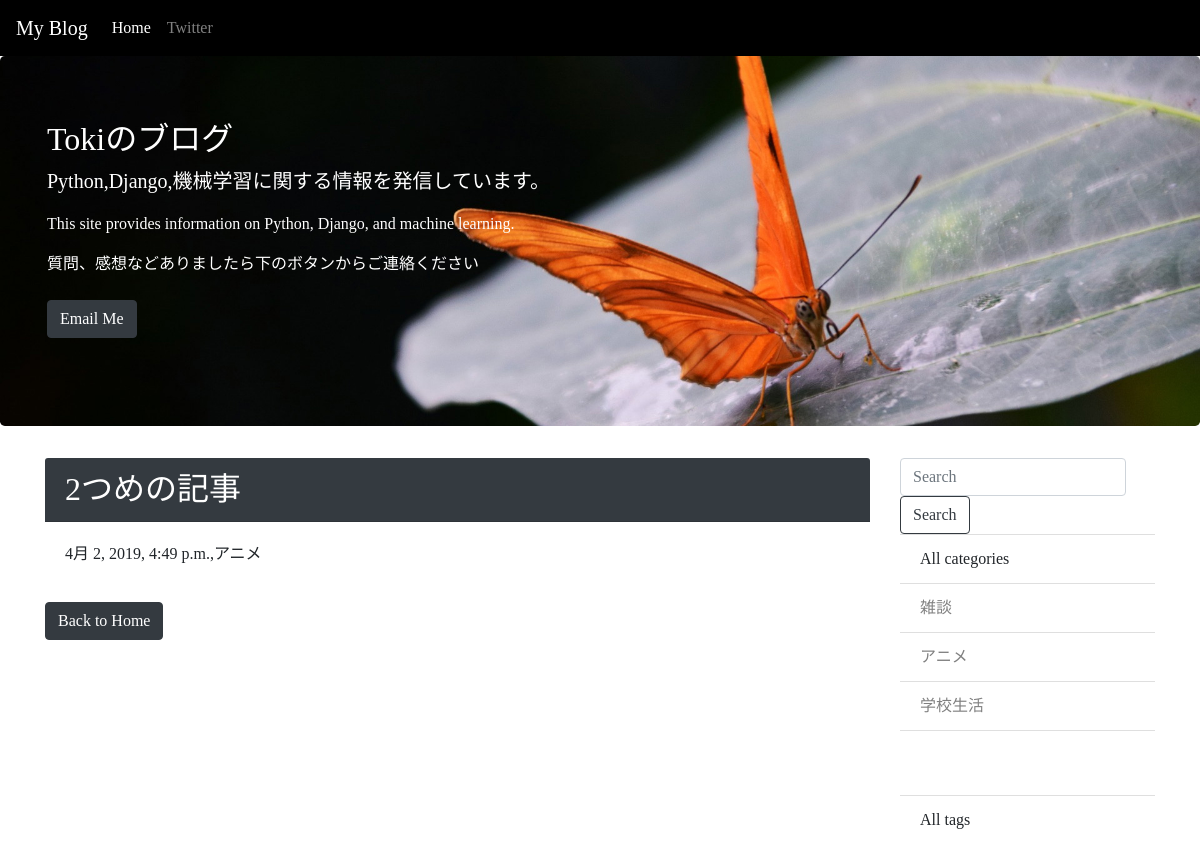
The app's page /detail/2/, older data.
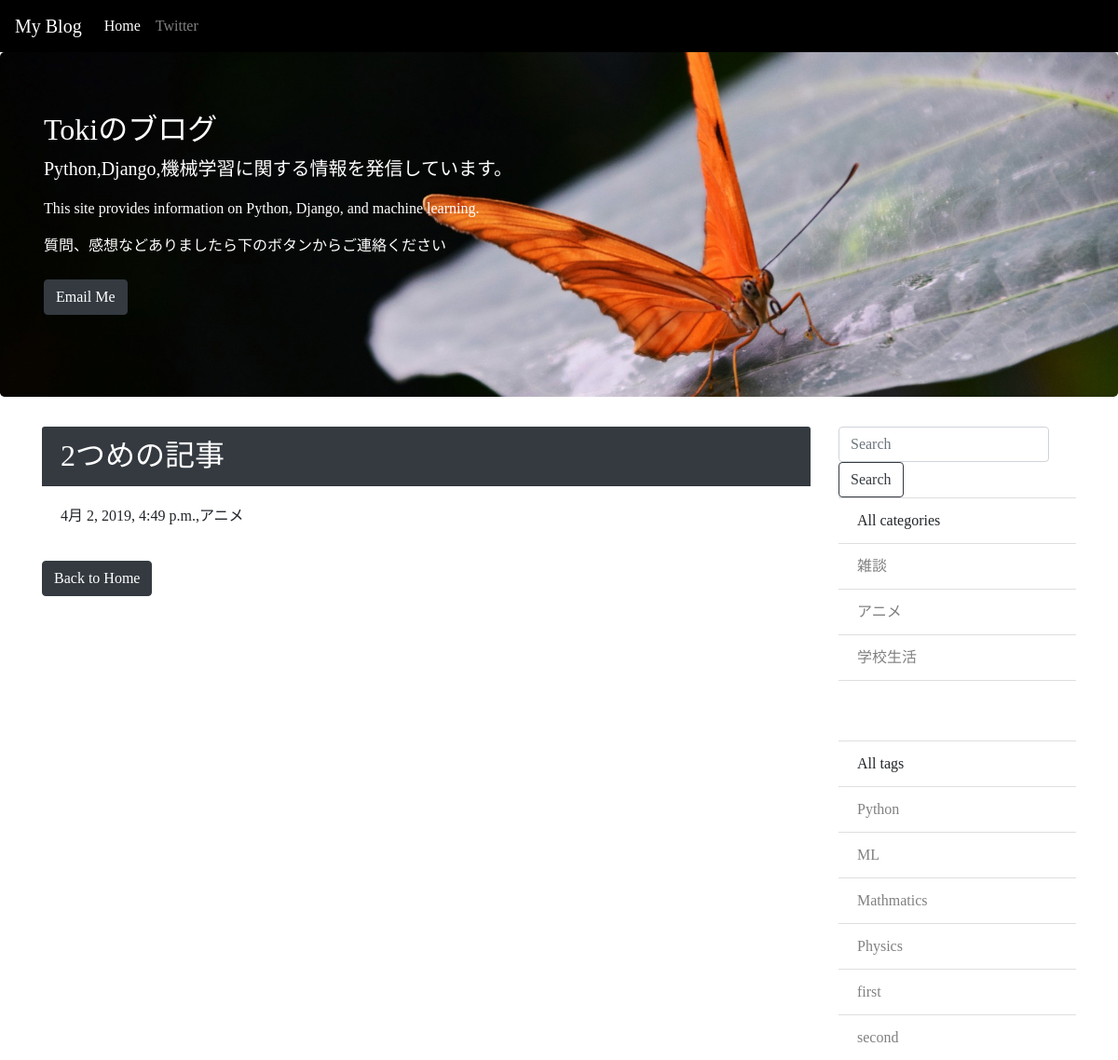
The same page, newer data.
### blog/models.py (models this page shows)
class Category(models.Model):
    name = models.CharField("category name",max_length=255)
    created_at = models.DateTimeField('datetime',default=timezone.now)
    def __str__(self):
        return self.name

class Tag(models.Model): # add
    name = models.CharField("tag",max_length=50)
    created_at = models.DateTimeField("作成日",auto_now_add=True)
    def __str__(self):
        return self.name

### blog/views.py (the view)
# urls.py: path('detail/<int:pk>/',views.DetailView.as_view(),name='detail'),
class DetailView(generic.DetailView):
    model = Post

### blog/context_processors.py (called while the page is built)
def common(request):
    context = {
        'category_list':Category.objects.all(),
        'tag_list':Tag.objects.all(),
    }
    return context

### blog/models.py (called while the page is built)
    def text_to_markdown(self):
        return markdownify(self.text)

### blog/templates/blog/post_detail.html (shortened to what this page needs)
{% extends 'blog/base.html' %}
{% load static %}
{% block content %}
<div class="card　mb-3">
    <h2 class="card-header bg-dark text-white">{{ post.title }}</h2>
<div class="card-body">
  <p>{{ post.created_at }},{{ post.category }}</p>
</div>
<a  class="btn btn-dark mb-5" href="{% url 'blog:index' %}">Back to Home</a>
</div>
{% endblock %}

### blog/templates/blog/base.html (shortened to what this page needs)
  {% load static %}
<html>
<head>
  <link rel="stylesheet" href="{% static 'blog/blog.css' %}">
  <link rel="stylesheet" href="https://maxcdn.bootstrapcdn.com/bootstrap/4.0.0-beta.2/css/bootstrap.min.css">
</head>
<body>
  <nav class="navbar navbar-expand-lg navbar-dark">
      <a class="navbar-brand" href="{% url 'blog:index' %}">My Blog</a>
      <div class="collapse navbar-collapse" id="navbarSupportedContent">
        <ul class="navbar-nav mr-auto">
          <li class="nav-item active ">
            <a class="nav-link text-center" href="{% url 'blog:index' %}">Home</a>
          </li>
          <li class="nav-item">
            <a class="nav-link text-center" href="https://twitter.com/tynk03179592?lang=ja">Twitter</a>
          </li>
        </ul>
      </div>
    </nav>
  <div class="jumbotron img-fluid center-block pc">
    <div class="col-auto text-white">
      <h2 class="display-5 title">Tokiのブログ</h2>
      <p class="lead">Python,Django,機械学習に関する情報を発信しています。</p>
      <p>This site provides information on Python, Django, and machine learning.</p>
        <p class="lead">
          <p>質問、感想などありましたら下のボタンからご連絡ください</p>
          <a href="mailto:aef6ji@gmail.com" class="btn btn-dark my-2">Email Me</a>
        </p>
      </div>
    </div>
    <div class="container">
      <div class="row">
        <div class="col-md-9">
          {% block content %}
          {% endblock %}
        </div>
        <div class="col-md-3">
          <form class="form-inline my-2 my-lg-0" method="GET" action = "{% url 'blog:index' %}">
                    <input class="form-control mr-sm-2" type="text" placeholder="Search" aria-label="Search" name ="keyword">
                    <button class="btn btn-outline-dark my-2 my-sm-0" type="submit">Search</button>
          </form>
          <ul class="list-group list-group-flush mb-3">
            <li class="all-posts-title list-group-item">All categories</li>
            {% for category in category_list %}
            <li class="list-group-item"><a  href="{% url 'blog:category' category.pk %}">{{ category }}</a></li>
            {% endfor%}
          </ul>
          <ul class="list-group list-group-flush">
            <li class="list-group-item mt-5">All tags</li>
            {% for tag in tag_list %}
            <li class="list-group-item"><a href="{% url 'blog:tag' tag.name %}">{{ tag }}</a></li>
            {% endfor%}
          </ul>
        </div>
      </div>
  </body>
</html>

Row changes from the older to the newer data that the page shows:
added Tag: name "Python"
added Tag: name "ML"
added Tag: name "Mathmatics"
added Tag: name "Physics"
added Tag: name "first"
added Tag: name "second"
